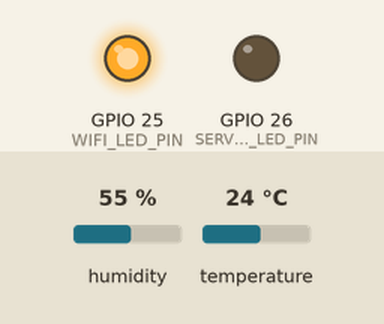
Recording of a sketch running on a simulated ESP32. Parts: output pins drawn as LEDs (lit = HIGH). The inputs (shaded band) are chosen by the test bench; at power-on: humidity 55 %, temperature 24 °C. WiFi joins after 1.5 s; servers stay silent unless stated; uploads are accepted with an empty reply; what the sketch prints to the serial monitor is not drawn.

Above: at 0.25 s.
At 0.75 s:
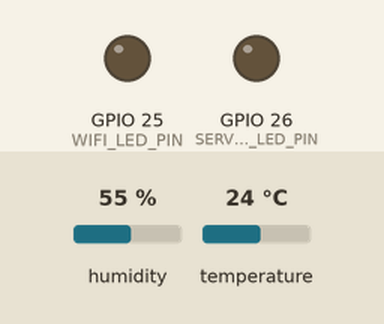
At 5.3 s:
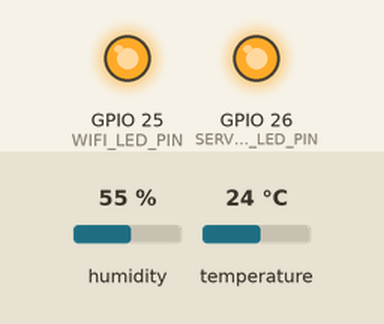
Timing chart, 0 to 6.8 s (numbered marks = the images above):
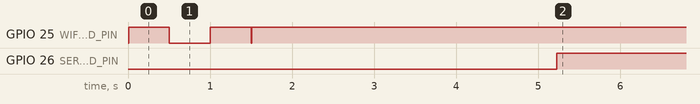

Measured:
- by itself, GPIO 25 (WIFI_LED_PIN): goes HIGH 0.49 s, LOW 0.50 s, HIGH 0.50 s, LOW 0.01 s, then HIGH
- by itself, GPIO 26 (SERVER_LED_PIN): LOW → HIGH at 5.2 s

The sketch:

test_spec_kit.ino
```cpp
#include "config.h"
#include "sensor.h"
#include "communication.h"
#include "led.h"
#include "diag.h"

TelemetryData lastTelemetry;
unsigned long lastReadMs = 0;
unsigned long lastLogMs = 0;
char telemetryPayload[256];

void setup() {
  pinMode(WIFI_LED_PIN, OUTPUT);
  pinMode(SERVER_LED_PIN, OUTPUT);

  sensorBegin();
  diagSetup();
  communicationSetup();
  ledSetup();
  diagPrintBoot();

  lastTelemetry.temperatureC = 0.0f;
  lastTelemetry.humidityRH = 0.0f;
  lastTelemetry.valid = false;
  memset(telemetryPayload, 0, sizeof(telemetryPayload));
}

void loop() {
  unsigned long now = millis();

  communicationLoop();

  if (now - lastReadMs >= SAMPLE_INTERVAL_MS) {
    lastReadMs = now;

    TelemetryData data;
    bool readable = readSensorTelemetry(data);
    if (readable) {
      lastTelemetry = data;
      snprintf(telemetryPayload, sizeof(telemetryPayload),
               "[{\"id\":\"%s\",\"v\":%.2f},{\"id\":\"%s\",\"v\":%.2f}]",
               TAG_TEMPERATURE, data.temperatureC, TAG_HUMIDITY, data.humidityRH);

      if (isWifiConnected()) {
        bool sent = tryPostTelemetry(telemetryPayload);
        if (sent) {
          diagPrintInfo("Dữ liệu gửi lên KEPServerEX thành công");
          updateServerLed(true, true);
        } else {
          diagPrintError("Gửi dữ liệu lên KEPServerEX thất bại");
          updateServerLed(false, false);
        }
      } else {
        diagPrintError("WiFi chưa kết nối, bỏ qua gửi dữ liệu");
      }
    } else {
      diagPrintError("Cảm biến SHT31-D không hợp lệ, bỏ qua gói tin");
      updateServerLed(false, false);
    }
  }

  if (now - lastLogMs >= 2000UL) {
    lastLogMs = now;
    NetworkState state = getNetworkState();
    const char* wifiState = wifiStateToString(state.wifiState);
    const char* serverState = serverStateToString(state.serverState);
    diagPrintStatus(wifiState, serverState, state.ipAddress, state.rssiDbm, lastTelemetry.temperatureC, lastTelemetry.humidityRH, lastTelemetry.valid);
  }

  if (isWifiConnected()) {
    updateWifiLed(true, false);
  } else {
    updateWifiLed(false, true);
  }

  if (!isWifiConnected()) {
    ensureConnection();
  }
}
```

communication.cpp
```cpp
#include "communication.h"
#include "config.h"
#include <WiFi.h>
#include <WiFiClient.h>
#include <HTTPClient.h>

namespace {
  NetworkState gNetworkState = {WifiState::CONNECTING, ServerState::OFFLINE, "", -999, 0};
  unsigned long gLastWifiAttemptMs = 0;
  unsigned long gLastServerAttemptMs = 0;
  bool gWifiConnected = false;

  void updateWifiState() {
    if (WiFi.status() == WL_CONNECTED) {
      if (gNetworkState.wifiState != WifiState::CONNECTED) {
        gNetworkState.wifiState = WifiState::CONNECTED;
        gWifiConnected = true;
        snprintf(gNetworkState.ipAddress, sizeof(gNetworkState.ipAddress), "%s", WiFi.localIP().toString().c_str());
      }
      gNetworkState.rssiDbm = WiFi.RSSI();
    } else {
      gNetworkState.wifiState = WifiState::LOST;
      gNetworkState.rssiDbm = -999;
      gWifiConnected = false;
    }
  }

  void updateServerState(bool isSuccess) {
    if (isSuccess) {
      gNetworkState.serverState = ServerState::ONLINE;
      gNetworkState.lastSuccessMs = millis();
    } else if (gNetworkState.serverState != ServerState::RETRYING) {
      gNetworkState.serverState = ServerState::RETRYING;
    }
  }
}

void communicationSetup() {
  WiFi.mode(WIFI_STA);
  gNetworkState.wifiState = WifiState::CONNECTING;
  gNetworkState.serverState = ServerState::OFFLINE;
  memset(gNetworkState.ipAddress, 0, sizeof(gNetworkState.ipAddress));
  gNetworkState.rssiDbm = -999;
}

void communicationLoop() {
  unsigned long now = millis();

  if (WiFi.status() != WL_CONNECTED) {
    if (now - gLastWifiAttemptMs >= WIFI_RETRY_INTERVAL_MS) {
      gLastWifiAttemptMs = now;
      WiFi.begin(WIFI_SSID, WIFI_PASSWORD);
    }
  } else {
    updateWifiState();
    if (gNetworkState.serverState == ServerState::OFFLINE || gNetworkState.serverState == ServerState::RETRYING) {
      if (now - gLastServerAttemptMs >= SERVER_RETRY_INTERVAL_MS) {
        gLastServerAttemptMs = now;
        gNetworkState.serverState = ServerState::RETRYING;
      }
    }
  }

  updateWifiState();
}

bool isWifiConnected() {
  return WiFi.status() == WL_CONNECTED;
}

void ensureConnection() {
  if (WiFi.status() != WL_CONNECTED) {
    WiFi.begin(WIFI_SSID, WIFI_PASSWORD);
  }
}

bool tryPostTelemetry(const char* payload) {
  if (payload == nullptr || payload[0] == '\0') {
    return false;
  }

  if (WiFi.status() != WL_CONNECTED) {
    return false;
  }

  HTTPClient client;
  client.setTimeout(HTTP_TIMEOUT_MS / 1000);
  String url = String("http://") + KEP_SERVER_HOST + ":" + String(KEP_SERVER_PORT) + KEP_SERVER_ENDPOINT;

  if (!client.begin(url)) {
    updateServerState(false);
    return false;
  }

  client.addHeader("Content-Type", "application/json");
  int httpCode = client.POST(payload);
  bool ok = (httpCode >= 200 && httpCode < 300);
  client.end();

  updateServerState(ok);
  return ok;
}

const char* wifiStateToString(WifiState state) {
  switch (state) {
    case WifiState::CONNECTING: return "DANG_KET_NOI";
    case WifiState::CONNECTED: return "DA_KET_NOI";
    case WifiState::LOST: return "MAT_KET_NOI";
    default: return "KHONG_XAC_DINH";
  }
}

const char* serverStateToString(ServerState state) {
  switch (state) {
    case ServerState::ONLINE: return "TRUC_TUYEN";
    case ServerState::OFFLINE: return "NGOAI_TUYEN";
    case ServerState::RETRYING: return "DANG_THU_LAI";
    default: return "KHONG_XAC_DINH";
  }
}

NetworkState getNetworkState() {
  return gNetworkState;
}
```

communication.h
```cpp
#ifndef COMMUNICATION_H
#define COMMUNICATION_H

#include <Arduino.h>

enum class WifiState {
  CONNECTING,
  CONNECTED,
  LOST
};

enum class ServerState {
  ONLINE,
  OFFLINE,
  RETRYING
};

struct NetworkState {
  WifiState wifiState;
  ServerState serverState;
  char ipAddress[16];
  int rssiDbm;
  unsigned long lastSuccessMs;
};

void communicationSetup();
void communicationLoop();
bool isWifiConnected();
void ensureConnection();
bool tryPostTelemetry(const char* payload);
const char* wifiStateToString(WifiState state);
const char* serverStateToString(ServerState state);
NetworkState getNetworkState();

#endif
```

diag.cpp
```cpp
#include "diag.h"
#include "config.h"

void diagSetup() {
  Serial.begin(SERIAL_BAUD);
}

void diagPrintBoot() {
  Serial.println("[BOOT] Khởi động ESP32 telemetry KEPServerEX");
  Serial.println("[BOOT] Cấu hình I2C SHT31-D: SDA=21, SCL=22, dia chi=0x44");
  Serial.println("[BOOT] Cấu hình WiFi: SSID=ESP32_OT_LAN");
}

void diagPrintStatus(const char* wifiState, const char* serverState, const char* ipAddress, int rssiDbm, float temperatureC, float humidityRH, bool valid) {
  Serial.print("[STATUS] WiFi=");
  Serial.print(wifiState);
  Serial.print(" | KEPServer=");
  Serial.print(serverState);
  Serial.print(" | IP=");
  Serial.print(ipAddress);
  Serial.print(" | RSSI=");
  Serial.print(rssiDbm);
  Serial.print(" dBm | Temp=");
  Serial.print(temperatureC, 2);
  Serial.print("C | Hum=");
  Serial.print(humidityRH, 2);
  Serial.print("%RH | Data=");
  Serial.println(valid ? "HOP_LE" : "KHONG_HOP_LE");
}

void diagPrintError(const char* message) {
  Serial.print("[LOI] ");
  Serial.println(message);
}

void diagPrintInfo(const char* message) {
  Serial.print("[INFO] ");
  Serial.println(message);
}
```

diag.h
```cpp
#ifndef DIAG_H
#define DIAG_H

#include <Arduino.h>

void diagSetup();
void diagPrintBoot();
void diagPrintStatus(const char* wifiState, const char* serverState, const char* ipAddress, int rssiDbm, float temperatureC, float humidityRH, bool valid);
void diagPrintError(const char* message);
void diagPrintInfo(const char* message);

#endif
```

led.cpp
```cpp
#include "led.h"
#include "config.h"

namespace {
  bool gWifiState = false;
  bool gServerState = false;
  unsigned long gLastServerPulseMs = 0;
}

void ledSetup() {
  pinMode(WIFI_LED_PIN, OUTPUT);
  pinMode(SERVER_LED_PIN, OUTPUT);
  digitalWrite(WIFI_LED_PIN, LOW);
  digitalWrite(SERVER_LED_PIN, LOW);
}

void updateWifiLed(bool isConnected, bool isConnecting) {
  gWifiState = isConnected;
  if (isConnecting) {
    digitalWrite(WIFI_LED_PIN, (millis() / 500) % 2 == 0 ? HIGH : LOW);
  } else if (isConnected) {
    digitalWrite(WIFI_LED_PIN, HIGH);
  } else {
    digitalWrite(WIFI_LED_PIN, LOW);
  }
}

void updateServerLed(bool isOnline, bool isSuccessPulse) {
  gServerState = isOnline;
  if (isSuccessPulse) {
    digitalWrite(SERVER_LED_PIN, HIGH);
    gLastServerPulseMs = millis();
    return;
  }

  if (isOnline) {
    digitalWrite(SERVER_LED_PIN, LOW);
  } else {
    digitalWrite(SERVER_LED_PIN, (millis() / 250) % 2 == 0 ? HIGH : LOW);
  }
}

void blinkServerLedWarning() {
  digitalWrite(SERVER_LED_PIN, HIGH);
}

void setLedStates(bool wifiConnected, bool serverOnline) {
  updateWifiLed(wifiConnected, !wifiConnected);
  updateServerLed(serverOnline, false);
}
```

led.h
```cpp
#ifndef LED_H
#define LED_H

#include <Arduino.h>

void ledSetup();
void updateWifiLed(bool isConnected, bool isConnecting);
void updateServerLed(bool isOnline, bool isSuccessPulse);
void blinkServerLedWarning();
void setLedStates(bool wifiConnected, bool serverOnline);

#endif
```

sensor.cpp
```cpp
#include "sensor.h"
#include "config.h"
#include <Wire.h>

static bool readSht31Raw(float& temperature, float& humidity) {
  const uint8_t command[] = {0x2C, 0x06};

  Wire.beginTransmission(SHT31_I2C_ADDRESS);
  if (Wire.endTransmission() != 0) {
    return false;
  }

  Wire.beginTransmission(SHT31_I2C_ADDRESS);
  Wire.write(command, sizeof(command));
  if (Wire.endTransmission() != 0) {
    return false;
  }

  unsigned long startedAt = millis();
  while ((millis() - startedAt) < 20UL) {
    // Wait for the SHT31-D conversion window without blocking the surrounding runtime loop.
  }

  if (Wire.requestFrom((int)SHT31_I2C_ADDRESS, (int)6) != 6) {
    return false;
  }

  uint8_t buffer[6] = {0};
  for (uint8_t i = 0; i < 6 && Wire.available(); ++i) {
    buffer[i] = Wire.read();
  }

  if (buffer[0] == 0 && buffer[1] == 0) {
    return false;
  }

  uint16_t rawTemperature = (static_cast<uint16_t>(buffer[0]) << 8) | buffer[1];
  uint16_t rawHumidity = (static_cast<uint16_t>(buffer[3]) << 8) | buffer[4];

  temperature = -45.0f + (175.0f * static_cast<float>(rawTemperature) / 65535.0f);
  humidity = (100.0f * static_cast<float>(rawHumidity) / 65535.0f);
  return true;
}

bool sensorBegin() {
  Wire.begin(I2C_SDA_PIN, I2C_SCL_PIN);
  return true;
}

bool readSensorTelemetry(TelemetryData& data) {
  data.temperatureC = 0.0f;
  data.humidityRH = 0.0f;
  data.valid = false;

  float temperature = 0.0f;
  float humidity = 0.0f;
  if (!readSht31Raw(temperature, humidity)) {
    return false;
  }

  data.temperatureC = temperature;
  data.humidityRH = humidity;
  data.valid = isValidTelemetry(data);
  return data.valid;
}

bool isValidTelemetry(const TelemetryData& data) {
  if (!isfinite(data.temperatureC) || !isfinite(data.humidityRH)) {
    return false;
  }

  if (data.temperatureC < -40.0f || data.temperatureC > 80.0f) {
    return false;
  }

  if (data.humidityRH < 0.0f || data.humidityRH > 100.0f) {
    return false;
  }

  return true;
}
```

sensor.h
```cpp
#ifndef SENSOR_H
#define SENSOR_H

#include <Arduino.h>

struct TelemetryData {
  float temperatureC;
  float humidityRH;
  bool valid;
};

bool sensorBegin();
bool readSensorTelemetry(TelemetryData& data);
bool isValidTelemetry(const TelemetryData& data);

#endif
```

config.h
```cpp
#ifndef CONFIG_H
#define CONFIG_H

#include <Arduino.h>

#define WIFI_SSID "Phuc Nguyen"
#define WIFI_PASSWORD "1234567899"
#define KEP_SERVER_HOST "192.168.1.20"
#define KEP_SERVER_PORT 8080
#define KEP_SERVER_ENDPOINT "/api/telemetry"

#define I2C_SDA_PIN 21
#define I2C_SCL_PIN 22
#define SHT31_I2C_ADDRESS 0x44
#define WIFI_LED_PIN 25
#define SERVER_LED_PIN 26

#define SERIAL_BAUD 115200
#define SAMPLE_INTERVAL_MS 5000UL
#define TELEMETRY_POST_INTERVAL_MS 5000UL
#define WIFI_RETRY_INTERVAL_MS 5000UL
#define SERVER_RETRY_INTERVAL_MS 5000UL
#define HTTP_TIMEOUT_MS 5000

#define TAG_TEMPERATURE "Tag_Nhiet_Do"
#define TAG_HUMIDITY "Tag_Do_Am"

#endif
```
